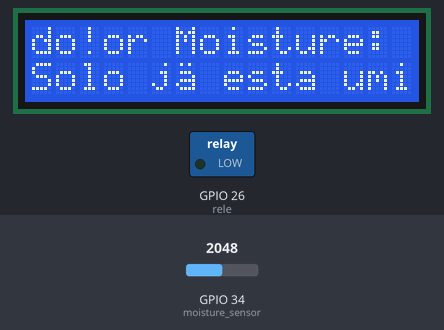
Simulated run of this program. Board: ESP32 board running MicroPython. Shown: 16×2 character LCD, switched loads named in the program (green lamp = pin HIGH). The test bench sets the inputs (shaded band); at power-on: GPIO 34 (moisture_sensor) = 2048 (analog values on the 0–4095 scale). Library files of the repository ran but are not shown: esp32_lcd.py; pins used as bus, display or sensor lines are not drawn; what the program prints to the serial console is not drawn.

Above: at 0.1 s.

The program:

index.py
```python
from machine import ADC, Pin
from time import sleep
from esp32_lcd import Esp32Lcd

# LCD 16x2 - pinos ligados ao ESP32
lcd = Esp32Lcd(
    rs=14,
    enable=27,
    d4=16,
    d5=17,
    d6=18,
    d7=19,
    num_lines=2,
    num_columns=16
)

# Sensor de umidade
moisture_sensor = ADC(Pin(34))
moisture_sensor.atten(ADC.ATTN_11DB)
moisture_sensor.width(ADC.WIDTH_10BIT)

# Relé de irrigação
rele = Pin(26, Pin.OUT)
rele.value(0)

def read_moisture():
    raw = moisture_sensor.read()
    moisture = (1023 - raw) * 100 // 1023
    return moisture

def main():
    while True:
        moisture = read_moisture()
        print(f"Valor Moisture: {moisture}%")

        lcd.clear()
        lcd.putstr(f"Valor Moisture: {moisture}%")

        if moisture < 40:
            rele.value(1)
            lcd.move_to(0, 1)
            lcd.putstr("Regando...")

        rele.value(0)
        lcd.move_to(0, 1)
        lcd.putstr("Solo já esta umido!")

        sleep(2)
main()
```

Measured:
- what the display in image 0 shows lasts 2.0 s, from 0.1 s to 2.1 s
